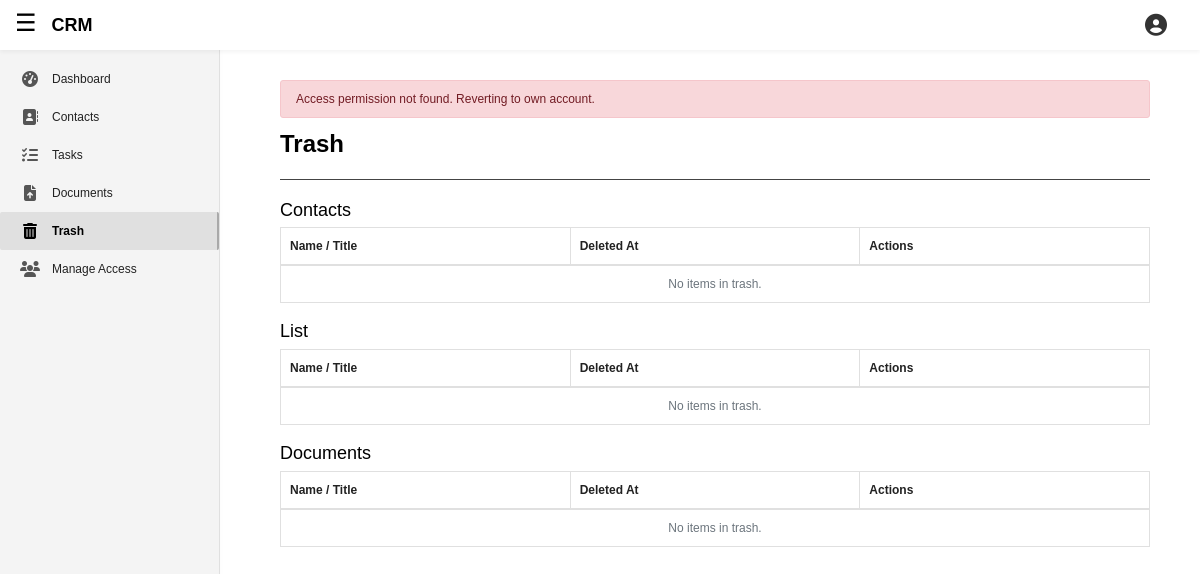
The app's page /apps/trash/ (signed in), older data.
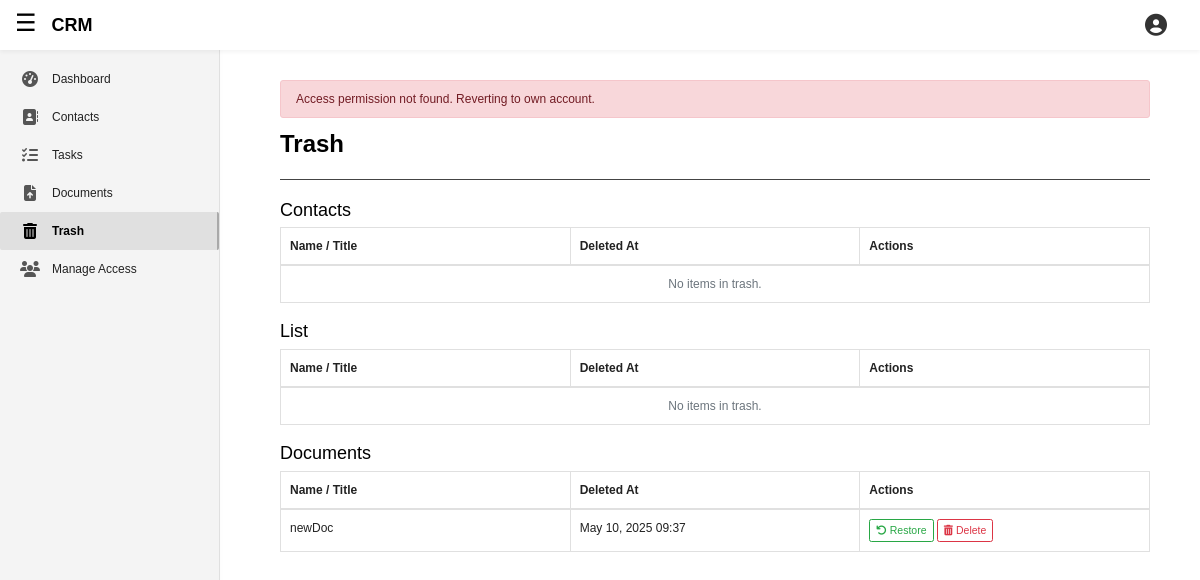
The same page, newer data.
### client/models.py (models this page shows, shortened)
class BaseModel(models.Model):
    is_deleted = models.BooleanField(default = False)
    deleted_at = models.DateTimeField(null = True, blank = True)
    class Meta:
        abstract = True

class Document(BaseModel):
    document_name = models.CharField(max_length=255)
    file = models.FileField(upload_to='documents/')
    related_to = models.ForeignKey(Client, on_delete=models.CASCADE)
    uploaded_at = models.DateTimeField(auto_now_add=True)
    description = models.TextField(blank = True, null = True)
    objects = CustomManager()
    all_objects = models.Manager()
    user = models.ForeignKey(BusinessUser, on_delete=models.CASCADE)

### featuredApp/views.py (the view)
# urls.py: path('trash/', views.trash_view, name='appTrash'),
@login_required
def trash_view(request):
    user = request.user.businessuser
    logged_in_user = request.user.businessuser
    active_id = request.session.get('active_business_user_id')
    active_business_user = get_object_or_404(BusinessUser, id=active_id)
    if(logged_in_user != active_business_user):
        if(get_active_business_user_with_permission(request, 'can_delete_contact', show_err='Contact Delete')[1]):
            trashed_contacts = Client.all_objects.filter(companyAssignee = active_business_user, is_deleted = True)
        else:
            trashed_contacts = None
        shared_roles = AccessPermission.objects.filter(
            owner=active_business_user,
            shared_with=logged_in_user
        ).values_list('role', flat=True)
        projects = Project.objects.filter(
            shared_project_permissions__role__in=shared_roles,
            shared_project_permissions__can_delete_project=True,
            user=active_business_user
        ).distinct()
        trashed_projects = projects.filter(is_deleted = True)
        if(get_active_business_user_with_permission(request, 'can_delete_documents', show_err='Document Delete')[1]):
            trashed_documents = Document.all_objects.filter(user = active_business_user, is_deleted = True)
        else:
            trashed_documents = None
    else:
        trashed_contacts = Client.all_objects.filter(companyAssignee=user, is_deleted=True)
        trashed_projects = Project.all_objects.filter(user=user, is_deleted=True)
        trashed_documents = Document.all_objects.filter(user=user, is_deleted=True)
    print(trashed_projects)
    context = {
        'trashed_contacts': trashed_contacts,
        'trashed_documents': trashed_documents,
        'trashed_projects': trashed_projects,
        'businessuser': user,
    }
    return render(
        request,
        'featuredApp/trash.html',
        context,
    )

### client/models.py (called while the page is built)
    def get_queryset(self):
        return super().get_queryset().filter(is_deleted = False)

### featuredApp/context_processor.py (called while the page is built)
def accessible_accounts(request):
    if request.user.is_authenticated:
        accounts = request.user.businessuser.accessible_accounts.select_related('owner', 'role')
        self_account = request.user.businessuser
    else:
        accounts = []
    return {
        'self_account': self_account,
        'accessible_accounts': accounts,
    }

### featuredApp/templates/featuredApp/trash.html (shortened to what this page needs)
{% extends 'featuredApp/base.html' %}
{% load static %}
{% load crispy_forms_tags %}
{% block addCSSlink %}
	<link rel="stylesheet" type="text/css" href="{% static 'featuredApp/pop_up.css' %}">
{% endblock addCSSlink %}
{% block contentBody1 %}
	<h2 style="font-weight: bolder;"> Trash </h2>
	<hr class="division-line-h2" style="">
	<h4>Contacts</h4>
	{% include "featuredApp/trash_table.html" with items=trashed_contacts model="Contact" %}
	<h4 class="mt-4">List</h4>
	{% include "featuredApp/trash_table.html" with items=trashed_projects model="Project" %}
	<h4 class="mt-4">Documents</h4>
	{% include "featuredApp/trash_table.html" with items=trashed_documents model="Document" %}
{% endblock contentBody1 %}

### featuredApp/templates/featuredApp/trash_table.html (shortened to what this page needs)
<table class="table table-bordered table-striped">
    <thead class="thead-light">
        <tr>
            <th>Name / Title</th>
            <th>Deleted At</th>
            <th>Actions</th>
        </tr>
    </thead>
    <tbody class="tbody-light">
        {% for item in items %}
        <tr>
            <td>
                {% if model == 'Contact' %}
                    {{ item.name }}
                {% elif model == "Project" %}
                    {{ item.name }}
                {% elif model == "Document" %}
                    {{ item.document_name }}
                {% endif %}
            </td>
            <td>{{ item.deleted_at|date:"M d, Y H:i" }}</td>
            <td>
                <form method="post" action='{% url "app"|add:model|add:"Restore" item.pk %}' style="display:inline;">
                    <button class="btn btn-sm btn-outline-success">
                        <i class="fas fa-undo"></i>
                        Restore
                    </button>
                </form>
                <form method="post" action='{% url "app"|add:model|add:"PermanentDelete" item.pk %}' style="display:inline;">
                    <button class="btn btn-sm btn-outline-danger">
                        <i class="fas fa-trash-alt"></i>
                        Delete
                    </button>
                </form>
            </td>
        </tr>
        {% empty %}
            <tr><td colspan="3" class="text-muted text-center">No items in trash.</td></tr>
        {% endfor %}
    </tbody>
  </table>

Row changes from the older to the newer data that the page shows:
added Document: document_name "newDoc", deleted_at "May 10, 2025 09:37"
Text that changed along with them:
text no longer shown: "No items in trash. No items in trash. No items in trash."
text now shown: "No items in trash. No items in trash."
